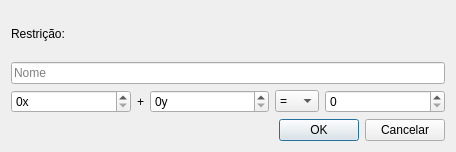
<?xml version="1.0" encoding="UTF-8"?>
<ui version="4.0">
 <class>Dialog</class>
 <widget class="QDialog" name="Dialog">
  <property name="geometry">
   <rect>
    <x>0</x>
    <y>0</y>
    <width>456</width>
    <height>152</height>
   </rect>
  </property>
  <property name="minimumSize">
   <size>
    <width>456</width>
    <height>152</height>
   </size>
  </property>
  <property name="maximumSize">
   <size>
    <width>456</width>
    <height>152</height>
   </size>
  </property>
  <property name="windowTitle">
   <string>Dialog</string>
  </property>
  <property name="styleSheet">
   <string notr="true">font: 10pt &quot;MS Shell Dlg 2&quot;;</string>
  </property>
  <layout class="QVBoxLayout" name="verticalLayout">
   <item>
    <widget class="QLabel" name="label">
     <property name="text">
      <string>Restrição:</string>
     </property>
    </widget>
   </item>
   <item>
    <widget class="QLineEdit" name="lineEdit">
     <property name="placeholderText">
      <string>Nome</string>
     </property>
    </widget>
   </item>
   <item>
    <layout class="QHBoxLayout" name="horizontalLayout_3">
     <item>
      <widget class="QSpinBox" name="spinBox">
       <property name="sizePolicy">
        <sizepolicy hsizetype="Expanding" vsizetype="Fixed">
         <horstretch>0</horstretch>
         <verstretch>0</verstretch>
        </sizepolicy>
       </property>
       <property name="suffix">
        <string>x</string>
       </property>
      </widget>
     </item>
     <item>
      <widget class="QLabel" name="label_2">
       <property name="text">
        <string>+</string>
       </property>
       <property name="alignment">
        <set>Qt::AlignCenter</set>
       </property>
      </widget>
     </item>
     <item>
      <widget class="QSpinBox" name="spinBox_2">
       <property name="sizePolicy">
        <sizepolicy hsizetype="Expanding" vsizetype="Fixed">
         <horstretch>0</horstretch>
         <verstretch>0</verstretch>
        </sizepolicy>
       </property>
       <property name="suffix">
        <string>y</string>
       </property>
      </widget>
     </item>
     <item>
      <widget class="QComboBox" name="comboBox">
       <item>
        <property name="text">
         <string>=</string>
        </property>
       </item>
       <item>
        <property name="text">
         <string>&lt;=</string>
        </property>
       </item>
       <item>
        <property name="text">
         <string>&gt;=</string>
        </property>
       </item>
       <item>
        <property name="text">
         <string>&lt;</string>
        </property>
       </item>
       <item>
        <property name="text">
         <string>&gt;</string>
        </property>
       </item>
      </widget>
     </item>
     <item>
      <widget class="QSpinBox" name="spinBox_3">
       <property name="sizePolicy">
        <sizepolicy hsizetype="Expanding" vsizetype="Fixed">
         <horstretch>0</horstretch>
         <verstretch>0</verstretch>
        </sizepolicy>
       </property>
      </widget>
     </item>
    </layout>
   </item>
   <item>
    <layout class="QHBoxLayout" name="buttonLayout_2">
     <item>
      <spacer name="horizontalSpacer_2">
       <property name="orientation">
        <enum>Qt::Horizontal</enum>
       </property>
       <property name="sizeType">
        <enum>QSizePolicy::Expanding</enum>
       </property>
       <property name="sizeHint" stdset="0">
        <size>
         <width>0</width>
         <height>0</height>
        </size>
       </property>
      </spacer>
     </item>
     <item>
      <widget class="QPushButton" name="buttonOk_2">
       <property name="text">
        <string>OK</string>
       </property>
       <property name="default">
        <bool>true</bool>
       </property>
      </widget>
     </item>
     <item>
      <widget class="QPushButton" name="buttonCancel_2">
       <property name="text">
        <string>Cancelar</string>
       </property>
       <property name="autoDefault">
        <bool>false</bool>
       </property>
      </widget>
     </item>
    </layout>
   </item>
  </layout>
 </widget>
 <resources/>
 <connections/>
</ui>
